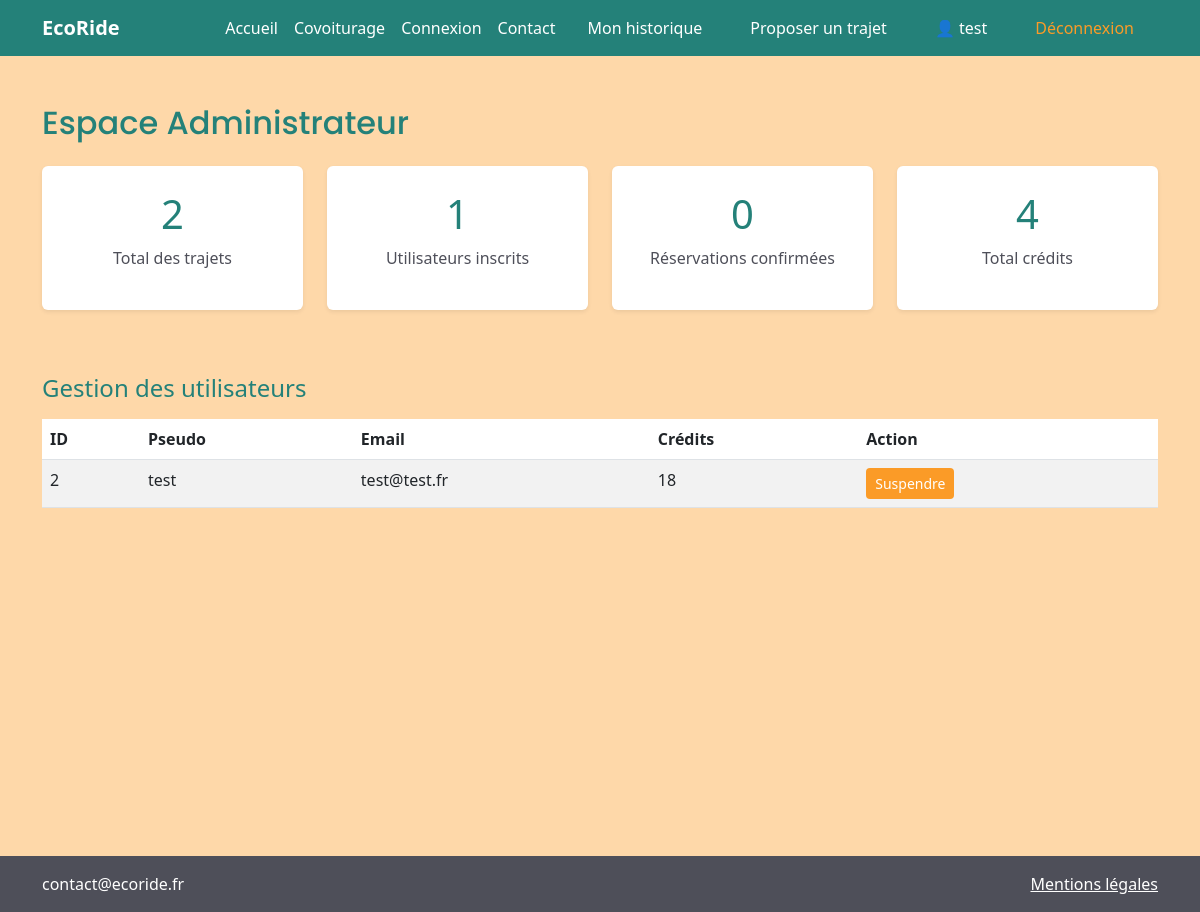
Screenshot of /admin.php (signed in) with the database file from the repository.
### tables this page shows
CREATE TABLE `utilisateur` (
  `utilisateur_id` int(11) NOT NULL,
  `nom` varchar(50) NOT NULL,
  `prenom` varchar(50) NOT NULL,
  `email` varchar(50) NOT NULL,
  `password` varchar(255) NOT NULL,
  `telephone` varchar(50) DEFAULT NULL,
  `adresse` varchar(75) DEFAULT NULL,
  `date_naissance` varchar(50) DEFAULT NULL,
  `photo` blob DEFAULT NULL,
  `pseudo` varchar(50) NOT NULL,
  `credits` int(11) DEFAULT 20
);

### admin.php (the view, shortened to what this page needs)
<?php
include 'includes/db.php';
$sql_trajets = "SELECT COUNT(*) as total FROM covoiturage";
$stmt_trajets = $pdo->prepare($sql_trajets);
$stmt_trajets->execute();
$total_trajets = $stmt_trajets->fetch()['total'];
$sql_users = "SELECT COUNT(*) as total FROM utilisateur";
$stmt_users = $pdo->prepare($sql_users);
$stmt_users->execute();
$total_users = $stmt_users->fetch()['total'];
$sql_reservations = "SELECT COUNT(*) as total FROM reservation WHERE statut = 'confirmée'";
$stmt_reservations = $pdo->prepare($sql_reservations);
$stmt_reservations->execute();
$total_reservations = $stmt_reservations->fetch()['total'];
$sql_credits = "SELECT COUNT(*) * 2 as total_credits FROM covoiturage WHERE statut != 'annulé'";
$stmt_credits = $pdo->prepare($sql_credits);
$stmt_credits->execute();
$total_credits = $stmt_credits->fetch()['total_credits'];
$sql_liste = "SELECT * FROM utilisateur ORDER BY utilisateur_id DESC";
$stmt_liste = $pdo->prepare($sql_liste);
$stmt_liste->execute();
$utilisateurs = $stmt_liste->fetchAll();
?>
<?php include 'includes/header.php'; ?>
<main>
  <section style="background-color: #FED8A9; min-height: 100vh;" class="py-5">
    <div class="container">
      <h2 style="color: #248179; font-family: Poppins;" class="mb-4">Espace Administrateur</h2>
      <div class="row mb-5">
        <div class="col-md-3 mb-3">
          <div class="card border-0 shadow-sm p-4 text-center">
            <h1 style="color: #248179;"><?php echo $total_trajets; ?></h1>
            <p style="color: #4E4F59;">Total des trajets</p>
          </div>
        </div>
        <div class="col-md-3 mb-3">
          <div class="card border-0 shadow-sm p-4 text-center">
            <h1 style="color: #248179;"><?php echo $total_users; ?></h1>
            <p style="color: #4E4F59;">Utilisateurs inscrits</p>
          </div>
        </div>
        <div class="col-md-3 mb-3">
          <div class="card border-0 shadow-sm p-4 text-center">
            <h1 style="color: #248179;"><?php echo $total_reservations; ?></h1>
            <p style="color: #4E4F59;">Réservations confirmées</p>
          </div>
        </div>
        <div class="col-md-3 mb-3">
        <div class="card border-0 shadow-sm p-4 text-center">
          <h1 style="color: #248179;"><?php echo $total_credits; ?></h1>
           <p style="color: #4E4F59;">Total crédits</p>
    </div>
        </div>
      </div>
      <h4 style="color: #248179;" class="mb-3">Gestion des utilisateurs</h4>
      <div class="table-responsive">
        <table class="table table-striped bg-white">
          <thead style="background-color: #248179; color: white;">
            <tr>
              <th>ID</th>
              <th>Pseudo</th>
              <th>Email</th>
              <th>Crédits</th>
              <th>Action</th>
            </tr>
          </thead>
          <tbody>
            <?php foreach ($utilisateurs as $u) : ?>
              <tr>
                <td><?php echo $u['utilisateur_id']; ?></td>
                <td><?php echo $u['pseudo']; ?></td>
                <td><?php echo $u['email']; ?></td>
                <td><?php echo $u['credits']; ?></td>
                <td>
                  <form method="POST" action="admin.php" class="d-inline">
                    <button type="submit" name="suspendre" class="btn btn-sm"
                            style="background-color: #FB9B27; color: white;"
                            onclick="return confirm('Suspendre ce compte ?')">
                      Suspendre
                    </button>
                  </form>
                </td>
              </tr>
            <?php endforeach; ?>
          </tbody>
        </table>
      </div>
    </div>
  </section>
</main>
<?php include 'includes/footer.php'; ?>

### rows the page displays
utilisateur: utilisateur_id "2", pseudo "test", email "test@test.fr", credits "18"

### other values shown
$_SESSION['pseudo'] "test"
$total_trajets "2"
$total_users "1"
$total_reservations "0"
$total_credits "4"
